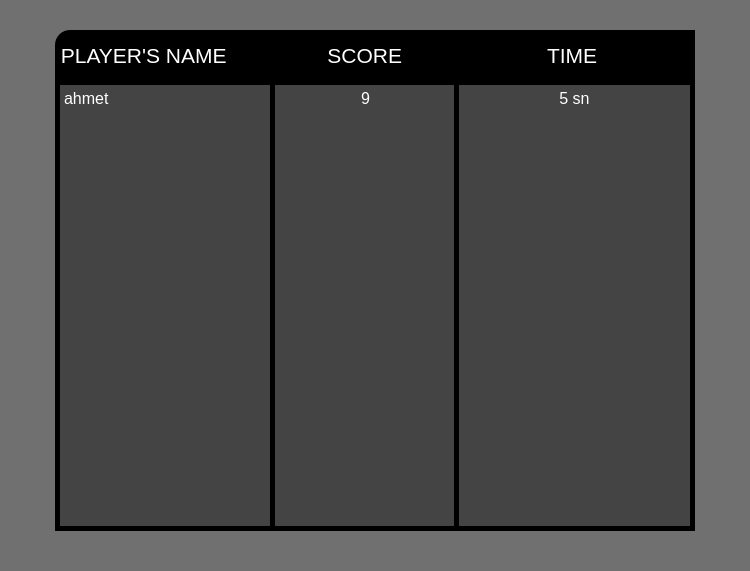
<?xml version="1.0" encoding="UTF-8"?>
<ui version="4.0">
 <class>leaderboard</class>
 <widget class="QWidget" name="leaderboard">
  <property name="geometry">
   <rect>
    <x>0</x>
    <y>0</y>
    <width>750</width>
    <height>571</height>
   </rect>
  </property>
  <property name="windowTitle">
   <string/>
  </property>
  <property name="styleSheet">
   <string notr="true">background-color: rgb(112, 112, 112);</string>
  </property>
  <widget class="QLabel" name="player_name">
   <property name="geometry">
    <rect>
     <x>55</x>
     <y>30</y>
     <width>220</width>
     <height>50</height>
    </rect>
   </property>
   <property name="font">
    <font>
     <pointsize>16</pointsize>
    </font>
   </property>
   <property name="styleSheet">
    <string notr="true">color:rgb(255,255,255);
background-color: rgb(0, 0, 0);
border-top-left-radius:15px;</string>
   </property>
   <property name="text">
    <string> PLAYER'S NAME</string>
   </property>
  </widget>
  <widget class="QLabel" name="score">
   <property name="geometry">
    <rect>
     <x>275</x>
     <y>30</y>
     <width>220</width>
     <height>50</height>
    </rect>
   </property>
   <property name="font">
    <font>
     <pointsize>16</pointsize>
    </font>
   </property>
   <property name="styleSheet">
    <string notr="true">background-color: rgb(0, 0, 0);
color:rgb(255,255,255);</string>
   </property>
   <property name="text">
    <string>         SCORE</string>
   </property>
  </widget>
  <widget class="QLabel" name="time">
   <property name="geometry">
    <rect>
     <x>495</x>
     <y>30</y>
     <width>200</width>
     <height>50</height>
    </rect>
   </property>
   <property name="font">
    <font>
     <pointsize>16</pointsize>
    </font>
   </property>
   <property name="styleSheet">
    <string notr="true">background-color: rgb(0, 0, 0);
color:rgb(255,255,255);</string>
   </property>
   <property name="text">
    <string>         TIME</string>
   </property>
  </widget>
  <widget class="QLabel" name="leaderBoardName">
   <property name="geometry">
    <rect>
     <x>55</x>
     <y>80</y>
     <width>221</width>
     <height>451</height>
    </rect>
   </property>
   <property name="font">
    <font>
     <pointsize>12</pointsize>
     <italic>false</italic>
     <bold>false</bold>
    </font>
   </property>
   <property name="styleSheet">
    <string notr="true">background-color: rgb(68, 68, 68);
color:rgb(255,255,255);
font: 12pt &quot;Algerian&quot;;
border: 5px solid black;


</string>
   </property>
   <property name="text">
    <string>ahmet</string>
   </property>
   <property name="alignment">
    <set>Qt::AlignLeading|Qt::AlignLeft|Qt::AlignTop</set>
   </property>
  </widget>
  <widget class="QLabel" name="seperate_l">
   <property name="geometry">
    <rect>
     <x>270</x>
     <y>80</y>
     <width>8</width>
     <height>400</height>
    </rect>
   </property>
   <property name="font">
    <font>
     <pointsize>11</pointsize>
     <bold>true</bold>
    </font>
   </property>
   <property name="styleSheet">
    <string notr="true">color: rgb(0, 0, 0);
background-color: rgb(68, 68, 68);</string>
   </property>
   <property name="text">
    <string>|
|
|
|
|
|
|
|
|
|
|
|
|
|
|
|
|
|
</string>
   </property>
  </widget>
  <widget class="QLabel" name="seperate_l_2">
   <property name="geometry">
    <rect>
     <x>460</x>
     <y>80</y>
     <width>8</width>
     <height>400</height>
    </rect>
   </property>
   <property name="font">
    <font>
     <pointsize>11</pointsize>
     <bold>true</bold>
    </font>
   </property>
   <property name="styleSheet">
    <string notr="true">color: rgb(0, 0, 0);
background-color: rgb(68, 68, 68);</string>
   </property>
   <property name="text">
    <string>|
|
|
|
|
|
|
|
|
|
|
|
|
|
|
|
|
|
</string>
   </property>
  </widget>
  <widget class="QLabel" name="leaderBoardScore">
   <property name="geometry">
    <rect>
     <x>270</x>
     <y>80</y>
     <width>191</width>
     <height>451</height>
    </rect>
   </property>
   <property name="font">
    <font>
     <pointsize>12</pointsize>
     <italic>false</italic>
     <bold>false</bold>
    </font>
   </property>
   <property name="styleSheet">
    <string notr="true">background-color: rgb(68, 68, 68);
color:rgb(255,255,255);
font: 12pt &quot;Algerian&quot;;
border: 5px solid black;


</string>
   </property>
   <property name="text">
    <string>9</string>
   </property>
   <property name="alignment">
    <set>Qt::AlignHCenter|Qt::AlignTop</set>
   </property>
  </widget>
  <widget class="QLabel" name="leaderBoardTime">
   <property name="geometry">
    <rect>
     <x>454</x>
     <y>80</y>
     <width>241</width>
     <height>451</height>
    </rect>
   </property>
   <property name="font">
    <font>
     <pointsize>12</pointsize>
     <italic>false</italic>
     <bold>false</bold>
    </font>
   </property>
   <property name="layoutDirection">
    <enum>Qt::LeftToRight</enum>
   </property>
   <property name="styleSheet">
    <string notr="true">background-color: rgb(68, 68, 68);
color:rgb(255,255,255);
font: 12pt &quot;Algerian&quot;;
border: 5px solid black;


</string>
   </property>
   <property name="text">
    <string>5 sn</string>
   </property>
   <property name="alignment">
    <set>Qt::AlignHCenter|Qt::AlignTop</set>
   </property>
  </widget>
 </widget>
 <resources/>
 <connections/>
</ui>
